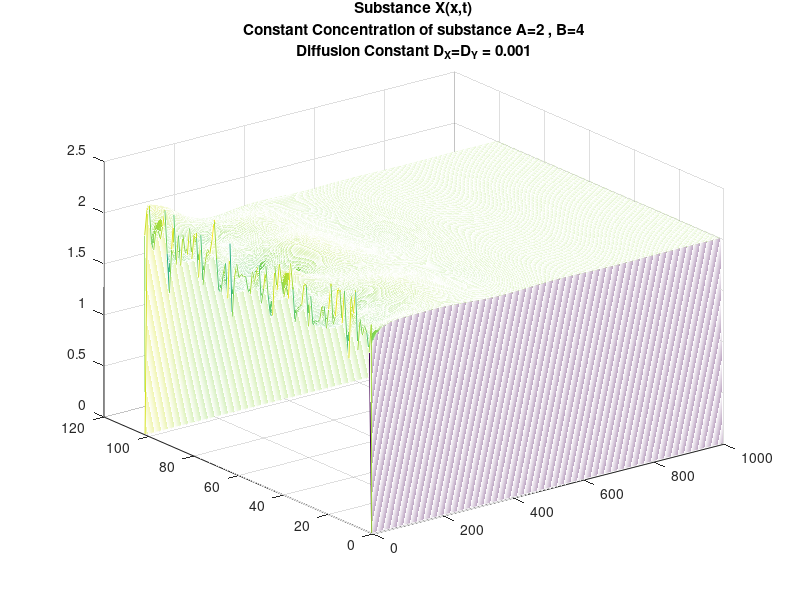
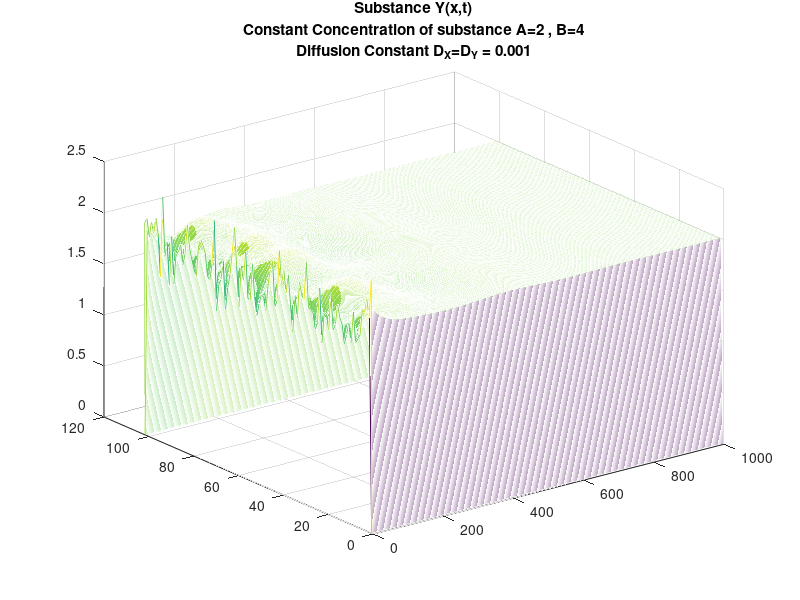

MATLAB code to generate these figures, in order:
% Exercise 10.1 Coupled Non Linear Diffusion
%Prabavathy Rajasekaran (2130757)
% Anjaly Kuriakose(2132537)

clc;
clear all;
close all;

% Initial values
L = 1/2;
Dx = 0.001;
Dy = 0.001;
A = 2;
B = 4;
h = L/50;
M = (2*L/h)+2;

tau = h^2/(10*max(Dx,Dy));

N = (10-0)/tau;

X = zeros(M,N);
Y= zeros(M,N);

x = -L-h/2:h:L+h/2;
D = abs(x)<=L; 

X(:,1) =  A + randn(M,1) *A/10;
Y(:,1) =  B/A + randn(M,1) *(B/A)/10;
 
for t1 = 1:N-1
    for x1 = 2:M-1
        S_X= A-(B+1)*X(x1,t1)+X(x1,t1)^2 * Y(x1,t1); % Source term of X
        S_Y = B*X(x1,t1) - X(x1,t1)^2 * Y(x1,t1); % Source term of Y
        X(x1,t1+1) = X(x1,t1) + (tau/h^2)*D(x1+1)*Dx*(X(x1+1,t1)-X(x1,t1)) + (tau/h^2)*D(x1-1)*Dx*(X(x1-1,t1)-X(x1,t1)) + tau*S_X;
        Y(x1,t1+1) = Y(x1,t1) + (tau/h^2)*D(x1+1)*Dy*(Y(x1+1,t1)-Y(x1,t1)) + (tau/h^2)*D(x1-1)*Dy*(Y(x1-1,t1)-Y(x1,t1)) + tau*S_Y;
    end
end


figure;
mesh(X);
title({'Substance X(x,t)', 'Constant Concentration of substance A=2 , B=4', 'Diffusion Constant D_X=D_Y = 0.001'});
figure;
mesh(Y);
title({'Substance Y(x,t)', 'Constant Concentration of substance A=2 , B=4', 'Diffusion Constant D_X=D_Y = 0.001'});
